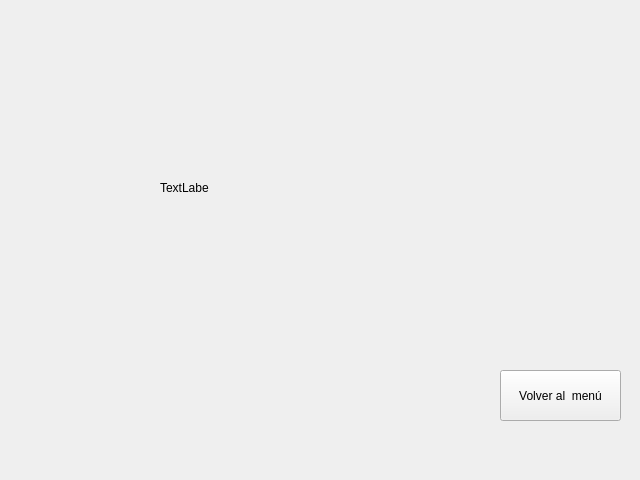
<?xml version="1.0" encoding="UTF-8"?>
<ui version="4.0">
 <class>PantallaFin</class>
 <widget class="QWidget" name="PantallaFin">
  <property name="geometry">
   <rect>
    <x>0</x>
    <y>0</y>
    <width>640</width>
    <height>480</height>
   </rect>
  </property>
  <property name="acceptDrops">
   <bool>true</bool>
  </property>
  <property name="windowTitle">
   <string>Form</string>
  </property>
  <property name="autoFillBackground">
   <bool>true</bool>
  </property>
  <widget class="QPushButton" name="pushButton">
   <property name="geometry">
    <rect>
     <x>500</x>
     <y>370</y>
     <width>121</width>
     <height>51</height>
    </rect>
   </property>
   <property name="text">
    <string>Volver al  menú</string>
   </property>
  </widget>
  <widget class="QLabel" name="label">
   <property name="geometry">
    <rect>
     <x>160</x>
     <y>180</y>
     <width>49</width>
     <height>16</height>
    </rect>
   </property>
   <property name="text">
    <string>TextLabel</string>
   </property>
  </widget>
 </widget>
 <resources/>
 <connections/>
</ui>
